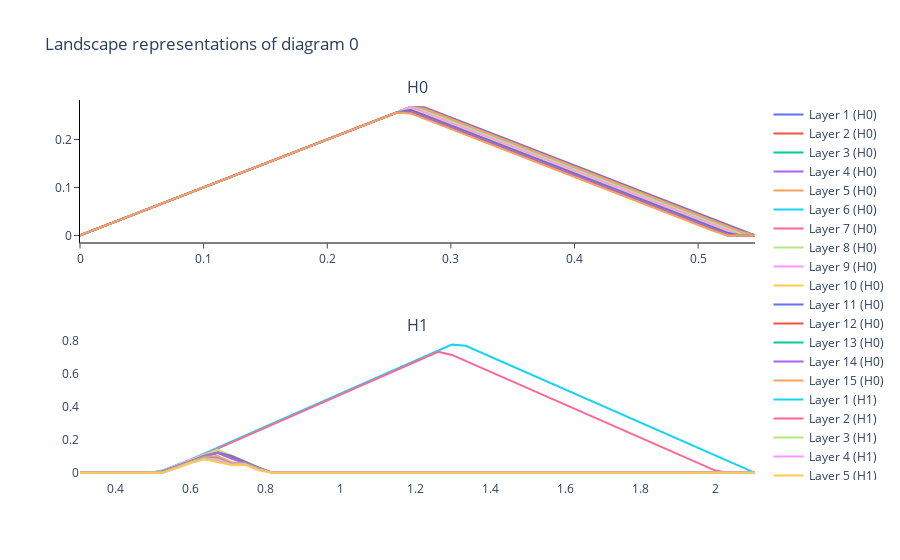

Notebook source saved alongside this figure:
### Code cell
pl = PersistenceLandscape(n_layers=15, n_bins=50)
sample_idx = 2
chosen_diagram = dgms_u[sample_idx:sample_idx+1] # Keeps the 3D shape (1, n_points, 3)

fig = pl.fit_transform_plot(chosen_diagram)
